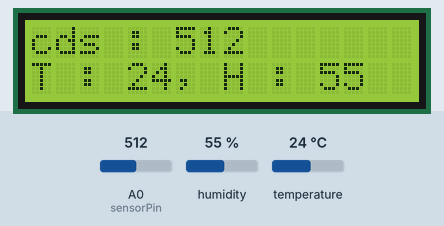
A sketch run on a simulated Arduino Uno, built with avr-gcc and run on an emulated ATmega328P. On the bench: 16×2 character LCD. Inputs (shaded band) come from the test bench; at power-on: humidity 55 %, A0 (sensorPin) = 512, temperature 24 °C.

Above: at 1.3 s.
1.4 s: humidity set to 22 %
At 2.8 s:
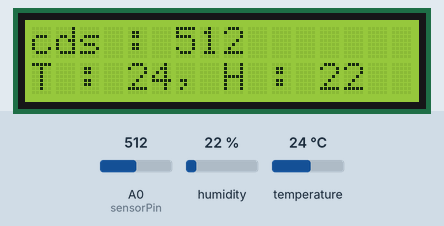
3.7 s: A0 (sensorPin) set to 716
At 5.3 s:
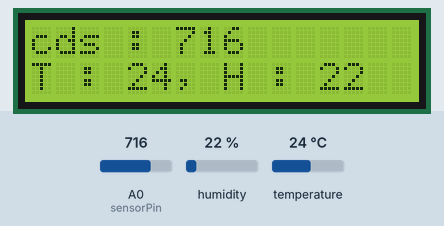
5.8 s: temperature set to 12 °C
At 7.6 s:
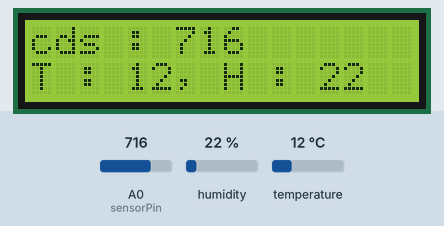
7.9 s: A0 (sensorPin) set to 900
At 9.2 s:
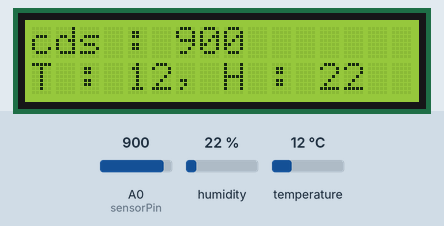
10.0 s: humidity set to 40 %
At 11.8 s:
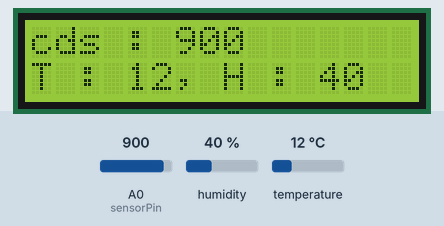
12.1 s: A0 (sensorPin) set to 1023
At 13.1 s:
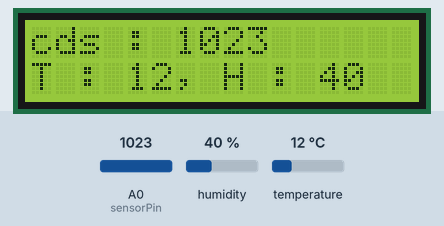
Timing chart, 0 to 15.1 s (numbered marks = the images above; inputs shaded):
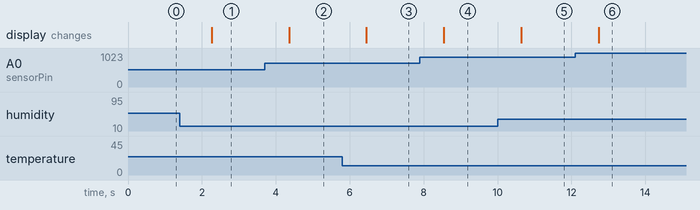

The sketch:

cds_lcd_DHT11.ino
```cpp
#include <Wire.h>
#include <LiquidCrystal_I2C.h>
#include <SimpleDHT.h>

LiquidCrystal_I2C lcd(0x27,16,2);  // set the LCD address to 0x27 for a 16 chars and 2 line display

int sensorPin = A0; // 조도 센서 연결 핀
int sensorValue = 0; // 측정된 조도 값
int pinDHT11 = 2;
SimpleDHT11 dht11(pinDHT11);

void setup() {
  lcd.init();
  lcd.init();
  lcd.backlight();
}

void loop() {
 sensorValue = analogRead(sensorPin); // 조도 센서 값을 측정
  byte temperature = 0;
  byte humidity = 0;
  int err = SimpleDHTErrSuccess;
  if ((err = dht11.read(&temperature, &humidity, NULL)) != SimpleDHTErrSuccess) {
    Serial.print("Read DHT11 failed, err="); Serial.print(SimpleDHTErrCode(err));
    Serial.print(","); Serial.println(SimpleDHTErrDuration(err)); delay(1000);
    return;
  }
 lcd.setCursor(0,0);
 lcd.print("cds : ");
 lcd.print(sensorValue);
 lcd.setCursor(0,1);
 lcd.print("T : ");
 lcd.print((int)temperature);
 lcd.print(", H : ");
 lcd.print((int)humidity);
 delay(1000);
}
```

Measured:
- after the input at 1.4 s, the display: changes after 0.87 s (image 1)
- after the input at 3.7 s, the display: changes after 0.66 s (image 2)
- after the input at 5.8 s, the display: changes after 0.65 s (image 3)
- after the input at 7.9 s, the display: changes after 0.65 s (image 4)
- after the input at 10.0 s, the display: changes after 0.64 s (image 5)
- after the input at 12.1 s, the display: changes after 0.63 s (image 6)
